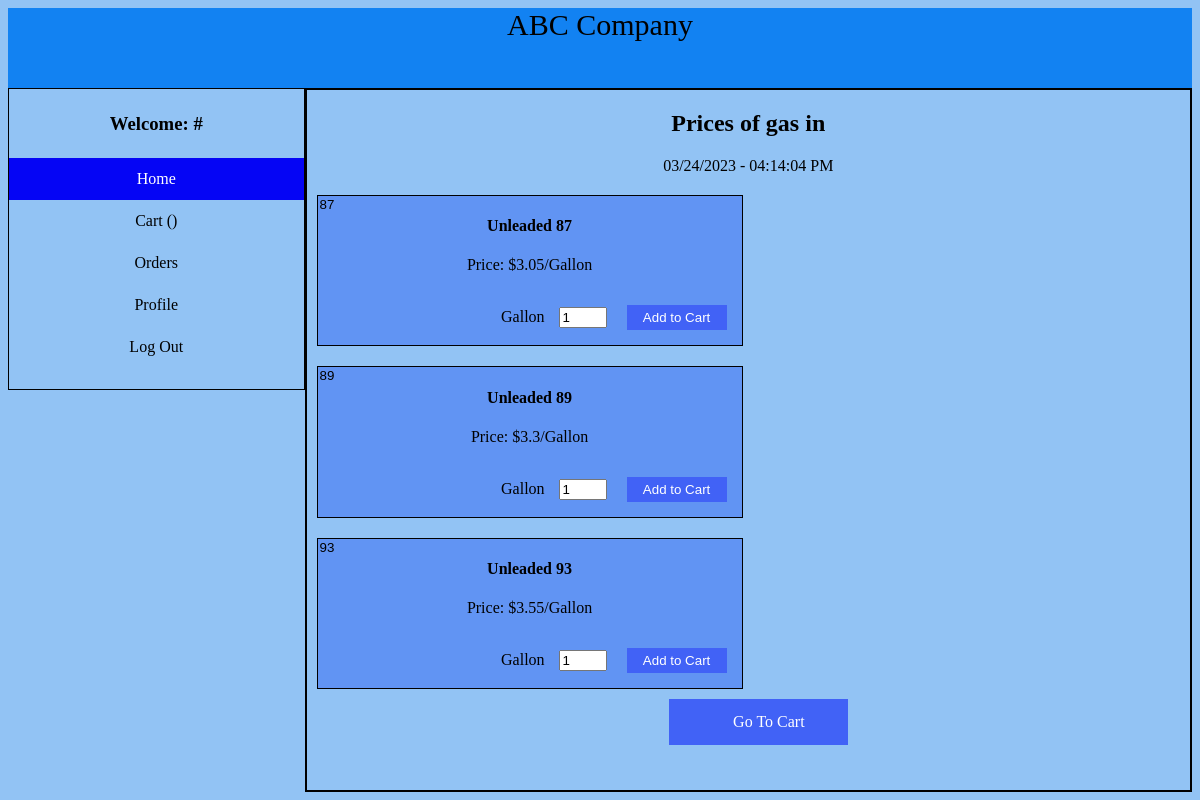
Page /dashboard.php on the committed database.
### tables this page shows
CREATE TABLE `products` (
  `product_id` int(11) NOT NULL,
  `product_name` text NOT NULL,
  `product_price` double NOT NULL,
  `image_id` int(11) NOT NULL
);

### dashboard.php (the view, shortened to what this page needs)
<?php
require 'connect.php';
$name = "#";
?>
<!DOCTYPE html>
<html>
<head>
    <link rel="stylesheet" href="CSS/dashboard.css">
    <link rel="stylesheet" href="CSS/dashboard_sup.css">
</head>
<body>
    <header id="company_name">
        ABC Company
    </header>
    <section id="section1">
        <div id="left_box">
            <div style="text-align:center; padding: 5px;"><label for=" name">
                    <h3><b>Welcome:</b>
                </label><?php echo $name ?></h3>
            </div>
            <div class=" vertical-menu">
                <a href="dashboard.php" class="active">Home</a>
                <a href="cart.php">Cart (<?php echo $_SESSION['numberOfOrder'] ?>)</a>
                <a href="orders.php">Orders</a>
                <a href="profile.php">Profile</a>
                <a onclick="showConfirm()">Log Out</a>
            </div>
        </div>
        <div id="right_box">
            <h2 style="text-align: center;">Prices of gas in <?php echo $_SESSION['location'] ?></h2>
            <div style=" text-align: center; margin: 10px;">
                <span id='ct7'></span>
            </div>
            <?php
            try {
                $sql2 = "SELECT * FROM products";
                $statement2 = $conn->query($sql2);
                $results2 = $statement2->fetchAll(PDO::FETCH_ASSOC);
                if ($results2) {
                    foreach ($results2 as $result2) {
                        $product_name = $result2['product_name'];
                        $product_price = $result2['product_price'];
                        $product_id = $result2['product_id'];
                        $html = '<form action="cart_function.php" method="POST"><input id="product_id" name="product_id" type="text" value="' . $product_id . '" readonly="readonly"></input><h4>' . $product_name . '</h4>
                                <p>Price: $' . $product_price . '/Gallon</p><div id="buying"><a style="margin-right: 5px;">Gallon  </a><input id="gallon" name="quantity"  type="number" value="1" min="1"></input><button name="add_to_cart">Add to Cart</button></div></form>';
                        echo $html;
                    }
                }
            } catch (PDOException $error) {
                echo 'Connection fail!';
            }
            ?>
            <div style="width:90%; margin: auto; clear: both;">
                <ul>
                    <li><a href="cart.php">Go To Cart</a></li>
                </ul>
            </div>
        </div>
    </section>
</body>
</html>

### CSS/dashboard.css (style rules this page uses)
body { background-color: rgb(146, 195, 244); }
#company_name { text-align: center; font-size: 30px; height: 80px; background-color: rgb(18, 130, 242); }
#section1 { display: flex; }
#left_box { float: left; width: 25%; height: 300px; border: solid black 1px; }
#right_box { float: left; width: 75%; min-height: 700px; border: solid black 2px; }
.vertical-menu { text-align: center; }
.vertical-menu a { color: black; display: block; padding: 12px; text-decoration: none; }
.vertical-menu a.active { background-color: #0505f5; color: white; }

### CSS/dashboard_sup.css (style rules this page uses)
form { float: left; text-align: center; width: 48%; border: solid black 1px; background-color: rgb(97, 148, 243); margin: 10px; }
#buying { text-align: right; }
#gallon { width: 40px; margin: 5px; }
#product_id { float: left; text-align: center; width: 15px; border: none; background-color: rgb(97, 148, 243); }
button { display: inline-block; width: 100px; margin: 15px; padding: 5px; color: white; text-align: center; text-decoration: none; border: none; background-color: rgb(65, 98, 246); }
ul { width: 25%; list-style-type: none; margin: auto; padding: 0; overflow: hidden; }
li { text-align: center; width: 200px; background-color: rgb(65, 98, 246); margin-left: 20px; }
li a { display: block; color: white; text-align: center; padding: 14px 16px; text-decoration: none; }

### rows in the picture
products: product_id "87", product_name "Unleaded 87", product_price "3.05"
products: product_id "89", product_name "Unleaded 89", product_price "3.3"
products: product_id "93", product_name "Unleaded 93", product_price "3.55"

### other values in the picture
$name "#"
